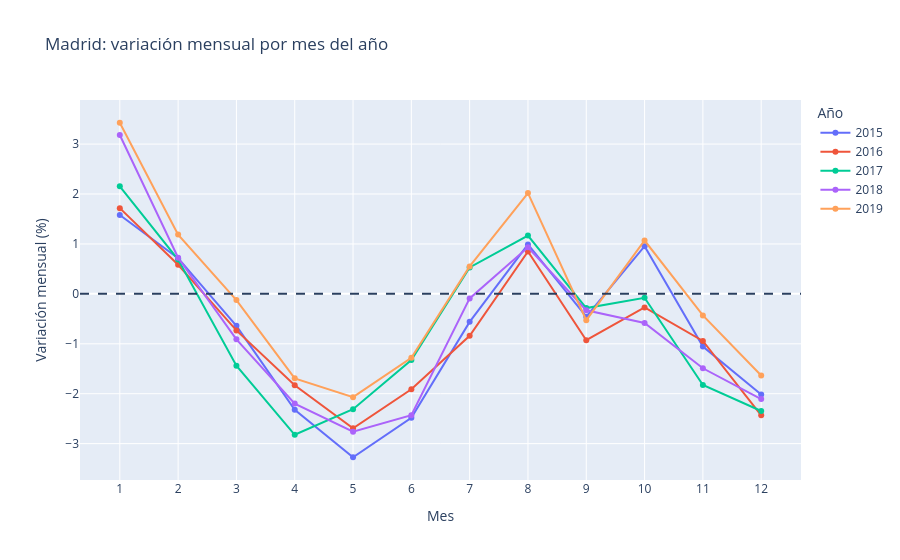

Write notebook code for a chart like this one.
### Markdown cell above
### Observaciones sobre la evolución del paro registrado

1. **Patrón temporal compartido.** Madrid, Alcalá de Henares y
   Aranjuez presentan una evolución similar: un aumento acusado
   a partir de aproximadamente 2008, niveles máximos alrededor
   de 2013 y un descenso posterior hasta 2019. En torno a
   2020–2021 se observa un nuevo repunte, seguido de otra
   fase descendente.

2. **La evolución no es uniforme.** Los descensos de largo plazo
   contienen subidas y bajadas mensuales. Por tanto, una subida
   aislada no implica necesariamente un cambio de tendencia
   ni un comportamiento anómalo.

3. **Diferencias de escala.** Los municipios presentan niveles
   de paro registrado muy distintos. Además, los gráficos
   utilizan escalas verticales independientes: permiten
   comparar la forma de las series, pero no directamente
   la magnitud visual de sus oscilaciones. Estos recuentos
   no permiten comparar tasas de paro municipales.

4. **Particularidades de La Acebeda.** La serie presenta
   recuentos muy pequeños, incluidos meses con cero personas
   paradas. Los cambios de unas pocas personas pueden generar
   variaciones porcentuales elevadas. Será necesario considerar
   conjuntamente el cambio absoluto y el relativo, evitando
   calcular porcentajes cuando el valor de referencia sea cero.

5. **Estacionalidad pendiente de comprobar.** Se observan
   oscilaciones de corto plazo, pero este gráfico general
   no permite confirmar si se repiten sistemáticamente
   en los mismos meses. Se estudiarán mediante comparaciones
   entre meses y años.

6. **Implicaciones para las alertas.** La identificación de
   aumentos inusuales deberá considerar el comportamiento
   histórico de cada municipio, su tendencia, su posible
   estacionalidad y la variabilidad de sus cambios.
   Un mismo umbral absoluto o porcentual podría comportarse
   de forma muy diferente entre municipios.

Estas observaciones son descriptivas y se refieren a los cuatro
municipios seleccionados. No demuestran las causas de los cambios
ni permiten generalizar los resultados a todos los municipios.

### Code cell
MUNICIPIO = "Madrid"

detalle = paro[
    paro["municipio"].eq(MUNICIPIO)
    & paro["fecha"].dt.year.between(2015, 2019)
].copy()

detalle["mes"] = detalle["fecha"].dt.month
detalle["ano"] = detalle["fecha"].dt.year.astype(str)

fig = px.line(
    detalle,
    x="mes",
    y="variacion_mensual_pct",
    color="ano",
    markers=True,
    title=f"{MUNICIPIO}: variación mensual por mes del año",
    labels={
        "mes": "Mes",
        "variacion_mensual_pct": "Variación mensual (%)",
        "ano": "Año",
    },
)

fig.update_xaxes(dtick=1)
fig.add_hline(y=0, line_dash="dash")
fig.show()

### Figure 1 — Plotly figure (JSON) as saved in the notebook; plotly's stock layout.template omitted (floating-point values rounded to 4 significant figures)
{"data": [{"hovertemplate": "Año=2015<br>Mes=%{x}<br>Variación mensual (%)=%{y}<extra></extra>", "legendgroup": "2015", "line": {"color": "#636efa", "dash": "solid"}, "marker": {"symbol": "circle"}, "mode": "lines+markers", "name": "2015", "orientation": "v", "showlegend": true, "type": "scatter", "x": [1, 2, 3, 4, 5, 6, 7, 8, 9, 10, 11, 12], "xaxis": "x", "y": [1.58, 0.715, -0.6409, -2.323, -3.273, -2.482, -0.5608, 0.9891, -0.4585, 0.9557, -1.056, -2.015], "yaxis": "y"}, {"hovertemplate": "Año=2016<br>Mes=%{x}<br>Variación mensual (%)=%{y}<extra></extra>", "legendgroup": "2016", "line": {"color": "#EF553B", "dash": "solid"}, "marker": {"symbol": "circle"}, "mode": "lines+markers", "name": "2016", "orientation": "v", "showlegend": true, "type": "scatter", "x": [1, 2, 3, 4, 5, 6, 7, 8, 9, 10, 11, 12], "xaxis": "x", "y": [1.717, 0.5833, -0.7324, -1.83, -2.692, -1.911, -0.8399, 0.8481, -0.9279, -0.2715, -0.9422, -2.433], "yaxis": "y"}, {"hovertemplate": "Año=2017<br>Mes=%{x}<br>Variación mensual (%)=%{y}<extra></extra>", "legendgroup": "2017", "line": {"color": "#00cc96", "dash": "solid"}, "marker": {"symbol": "circle"}, "mode": "lines+markers", "name": "2017", "orientation": "v", "showlegend": true, "type": "scatter", "x": [1, 2, 3, 4, 5, 6, 7, 8, 9, 10, 11, 12], "xaxis": "x", "y": [2.154, 0.6879, -1.439, -2.823, -2.31, -1.327, 0.5298, 1.168, -0.2851, -0.07918, -1.825, -2.347], "yaxis": "y"}, {"hovertemplate": "Año=2018<br>Mes=%{x}<br>Variación mensual (%)=%{y}<extra></extra>", "legendgroup": "2018", "line": {"color": "#ab63fa", "dash": "solid"}, "marker": {"symbol": "circle"}, "mode": "lines+markers", "name": "2018", "orientation": "v", "showlegend": true, "type": "scatter", "x": [1, 2, 3, 4, 5, 6, 7, 8, 9, 10, 11, 12], "xaxis": "x", "y": [3.183, 0.7226, -0.9113, -2.197, -2.761, -2.431, -0.09071, 0.9313, -0.3288, -0.5821, -1.49, -2.107], "yaxis": "y"}, {"hovertemplate": "Año=2019<br>Mes=%{x}<br>Variación mensual (%)=%{y}<extra></extra>", "legendgroup": "2019", "line": {"color": "#FFA15A", "dash": "solid"}, "marker": {"symbol": "circle"}, "mode": "lines+markers", "name": "2019", "orientation": "v", "showlegend": true, "type": "scatter", "x": [1, 2, 3, 4, 5, 6, 7, 8, 9, 10, 11, 12], "xaxis": "x", "y": [3.427, 1.187, -0.1239, -1.692, -2.07, -1.281, 0.5503, 2.019, -0.5273, 1.068, -0.432, -1.636], "yaxis": "y"}], "layout": {"legend": {"title": {"text": "Año"}, "tracegroupgap": 0}, "shapes": [{"line": {"dash": "dash"}, "type": "line", "x0": 0, "x1": 1, "xref": "x domain", "y0": 0, "y1": 0, "yref": "y"}], "title": {"text": "Madrid: variación mensual por mes del año"}, "xaxis": {"anchor": "y", "domain": [0, 1], "dtick": 1, "title": {"text": "Mes"}}, "yaxis": {"anchor": "x", "domain": [0, 1], "title": {"text": "Variación mensual (%)"}}}}
